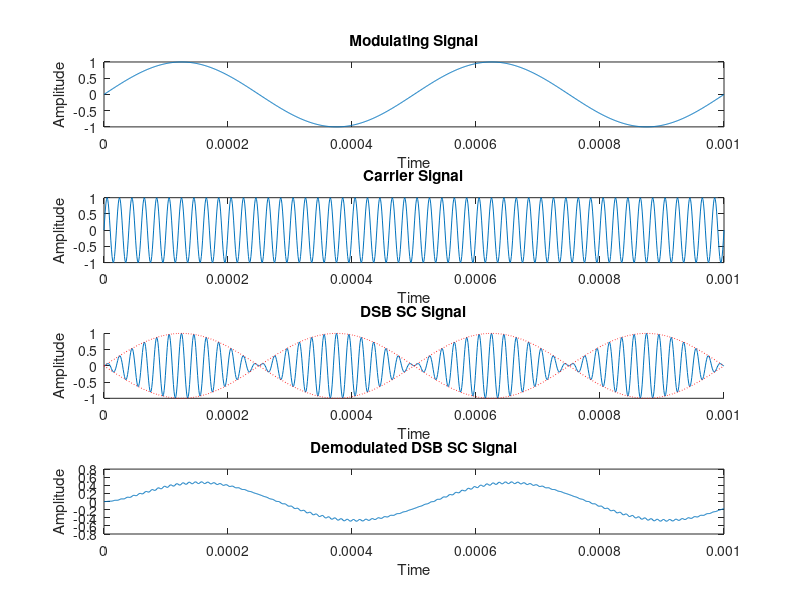

Source code (MATLAB):
clc;
clearvars;
t = 0:0.000001:0.001;
Vm = 1;
Vc = 1;
fm = 2000;
fc = 50000;
m_t = Vm*sin(2*pi*fm*t);
subplot(4,1,1);
plot(t,m_t);
title("Modulating Signal");
xlabel('Time');
ylabel('Amplitude');
c_t = Vc*sin(2*pi*fc*t);
subplot(4,1,2);
plot(t,c_t);
title("Carrier Signal")
xlabel('Time');
ylabel('Amplitude');
subplot(4,1,3);
s_t = m_t.*c_t;
hold on;
plot(t,s_t);
plot(t,m_t,"r:");
plot(t,-m_t,"r:");
title("DSB SC Signal")
xlabel('Time');
ylabel('Amplitude');
hold off;

r = s_t.*c_t;
[b a] = butter(1,0.01);
mr = filter(b,a,r);
subplot(4,1,4);
plot(t,mr);
title("Demodulated DSB SC Signal")
xlabel('Time');
ylabel('Amplitude');


